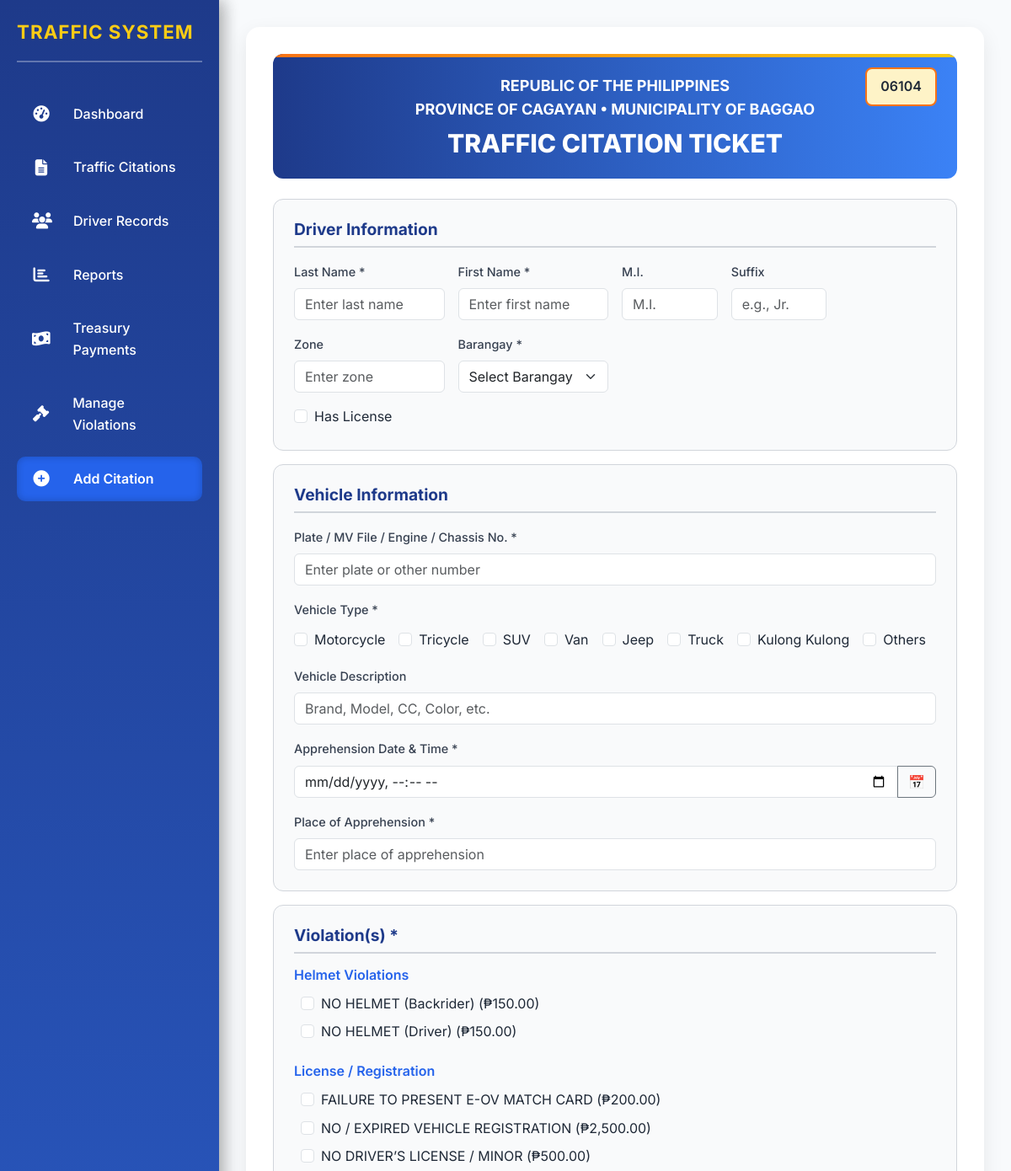
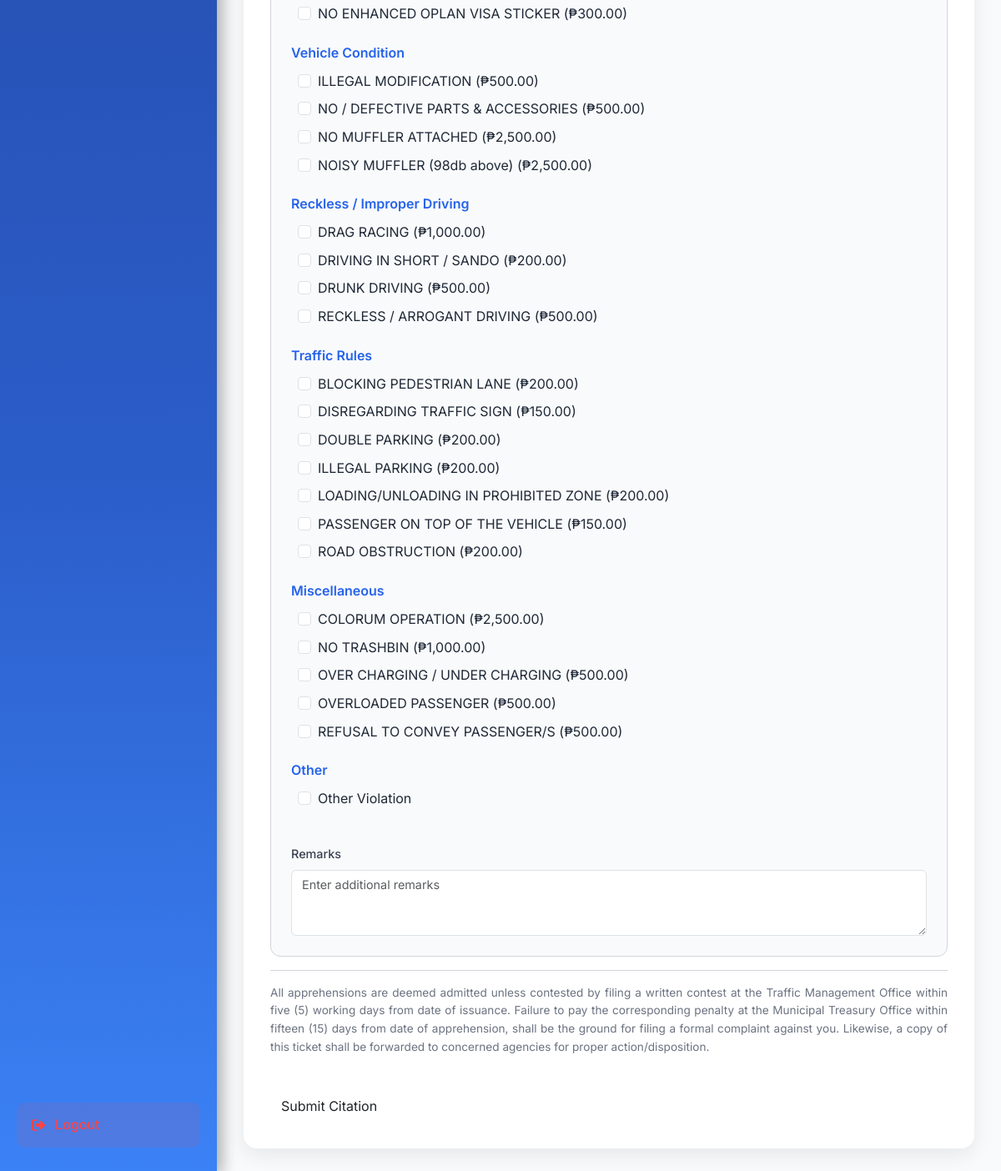
The page / on the database its author committed (2 pictures, top to bottom).
### tables this page shows
CREATE TABLE `violation_types` (
  `violation_type_id` int(11) NOT NULL,
  `violation_type` varchar(100) NOT NULL,
  `fine_amount_1` decimal(10,2) NOT NULL DEFAULT 0.00,
  `fine_amount_2` decimal(10,2) NOT NULL DEFAULT 0.00,
  `fine_amount_3` decimal(10,2) NOT NULL DEFAULT 0.00
);

### index.php (the view, shortened to what this page needs)
<?php
try {
    $conn = new PDO("mysql:host=" . DB_HOST . ";dbname=" . DB_NAME, DB_USER, DB_PASS);
    $conn->setAttribute(PDO::ATTR_ERRMODE, PDO::ERRMODE_EXCEPTION);
    $stmt = $conn->query("SELECT ticket_number FROM citations ORDER BY CAST(ticket_number AS UNSIGNED) DESC LIMIT 1");
    $row = $stmt->fetch(PDO::FETCH_ASSOC);
    if ($row && !empty($row['ticket_number'])) {
        $max_ticket = (int)preg_replace('/[^0-9]/', '', $row['ticket_number']);
    } else {
        $max_ticket = 6100;
    }
    $next_ticket = sprintf("%05d", $max_ticket + 1);
    $driver_data = [];
    $offense_counts = [];
    if (!isset($_SESSION['violation_types'])) {
        $stmt = $conn->query("SELECT violation_type_id, violation_type, fine_amount_1, fine_amount_2, fine_amount_3 FROM violation_types ORDER BY violation_type");
        $_SESSION['violation_types'] = $stmt->fetchAll(PDO::FETCH_ASSOC);
    }
    $violation_types = $_SESSION['violation_types'];
} catch (PDOException $e) {
    $next_ticket = "06101";
    $driver_data = [];
    $violation_types = [];
    error_log("PDOException in index.php: " . $e->getMessage());
}
?>
<!DOCTYPE html>
<html lang="en">
<head>
    <link href="https://cdn.jsdelivr.net/npm/bootstrap@5.3.3/dist/css/bootstrap.min.css" rel="stylesheet">
    <link href="https://cdn.jsdelivr.net/npm/tailwindcss@2.2.19/dist/tailwind.min.css" rel="stylesheet">
    <link rel="stylesheet" href="https://cdnjs.cloudflare.com/ajax/libs/font-awesome/6.4.2/css/all.min.css">
</head>
<body>
    <div class="sidebar" id="sidebar">
        <div class="sidebar-header">
            <h3 class="text-lg font-semibold">Menu</h3>
        </div>
        <?php include 'sidebar.php'; ?>
    </div>
    <div class="content">
        <form id="citationForm" action="insert_citation.php" method="POST">
            <div class="ticket-container position-relative">
                <div class="header">
                    <h4 class="font-bold text-lg">REPUBLIC OF THE PHILIPPINES</h4>
                    <h4 class="font-bold text-lg">PROVINCE OF CAGAYAN • MUNICIPALITY OF BAGGAO</h4>
                    <h1 class="font-extrabold text-3xl mt-2">TRAFFIC CITATION TICKET</h1>
                    <div class="ticket-number"><?php echo htmlspecialchars($next_ticket); ?></div>
                </div>
                <div class="section">
                    <h5>Driver Information</h5>
                    <div class="row g-3">
                        <div class="col-md-3">
                            <label class="form-label">Last Name *</label>
                            <input type="text" name="last_name" class="form-control" placeholder="Enter last name" value="<?php echo htmlspecialchars($driver_data['last_name'] ?? ''); ?>" required>
                        </div>
                        <div class="col-md-3">
                            <label class="form-label">First Name *</label>
                            <input type="text" name="first_name" class="form-control" placeholder="Enter first name" value="<?php echo htmlspecialchars($driver_data['first_name'] ?? ''); ?>" required>
                        </div>
                        <div class="col-md-2">
                            <label class="form-label">M.I.</label>
                            <input type="text" name="middle_initial" class="form-control" placeholder="M.I." value="<?php echo htmlspecialchars($driver_data['middle_initial'] ?? ''); ?>">
                        </div>
                        <div class="col-md-2">
                            <label class="form-label">Suffix</label>
                            <input type="text" name="suffix" class="form-control" placeholder="e.g., Jr." value="<?php echo htmlspecialchars($driver_data['suffix'] ?? ''); ?>">
                        </div>
                        <div class="col-md-3">
                            <label class="form-label">Zone</label>
                            <input type="text" name="zone" class="form-control" placeholder="Enter zone" value="<?php echo htmlspecialchars($driver_data['zone'] ?? ''); ?>">
                        </div>
                        <div class="col-md-3">
                            <label class="form-label">Barangay *</label>
                            <select name="barangay" class="form-select" id="barangaySelect" required>
                                <option value="" disabled <?php echo (!isset($driver_data['barangay']) || $driver_data['barangay'] == '') ? 'selected' : ''; ?>>Select Barangay</option>
                            </select>
                        </div>
                        <div class="col-12">
                            <div class="form-check">
                                <input type="checkbox" class="form-check-input" name="has_license" id="hasLicense" <?php echo (isset($driver_data['license_number']) && !empty($driver_data['license_number'])) ? 'checked' : ''; ?>>
                                <label class="form-check-label" for="hasLicense">Has License</label>
                            </div>
                        </div>
                    </div>
                </div>
                <div class="section">
                    <h5>Vehicle Information</h5>
                    <div class="row g-3">
                        <div class="col-12">
                            <label class="form-label">Plate / MV File / Engine / Chassis No. *</label>
                            <input type="text" name="plate_mv_engine_chassis_no" class="form-control" placeholder="Enter plate or other number" required>
                        </div>
                        <div class="col-12">
                            <label class="form-label">Vehicle Type *</label>
                            <div class="d-flex flex-wrap gap-3 mt-1">
                                <div class="form-check">
                                    <input type="checkbox" class="form-check-input" name="motorcycle" id="motorcycle">
                                    <label class="form-check-label" for="motorcycle">Motorcycle</label>
                                </div>
                                <div class="form-check">
                                    <input type="checkbox" class="form-check-input" name="tricycle" id="tricycle">
                                    <label class="form-check-label" for="tricycle">Tricycle</label>
                                </div>
                                <div class="form-check">
                                    <input type="checkbox" class="form-check-input" name="suv" id="suv">
                                    <label class="form-check-label" for="suv">SUV</label>
                                </div>
                                <div class="form-check">
                                    <input type="checkbox" class="form-check-input" name="van" id="van">
                                    <label class="form-check-label" for="van">Van</label>
                                </div>
                                <div class="form-check">
                                    <input type="checkbox" class="form-check-input" name="jeep" id="jeep">
                                    <label class="form-check-label" for="jeep">Jeep</label>
                                </div>
                                <div class="form-check">
                                    <input type="checkbox" class="form-check-input" name="truck" id="truck">
                                    <label class="form-check-label" for="truck">Truck</label>
                                </div>
                                <div class="form-check">
                                    <input type="checkbox" class="form-check-input" name="kulong" id="kulong">
                                    <label class="form-check-label" for="kulong">Kulong Kulong</label>
                                </div>
                                <div class="form-check">
                                    <input type="checkbox" class="form-check-input" name="othersVehicle" id="othersVehicle">
                                    <label class="form-check-label" for="othersVehicle">Others</label>
                                </div>
                            </div>
                        </div>
                        <div class="col-12">
                            <label class="form-label">Vehicle Description</label>
                            <input type="text" name="vehicle_description" class="form-control" placeholder="Brand, Model, CC, Color, etc.">
                        </div>
                        <div class="col-12">
                            <label class="form-label">Apprehension Date & Time *</label>
                            <div class="input-group">
                                <input type="datetime-local" name="apprehension_datetime" class="form-control" id="apprehensionDateTime" required>
                                <button class="btn btn-outline-secondary btn-custom" type="button" id="toggleDateTime" title="Set/Clear">📅</button>
                            </div>
                        </div>
                        <div class="col-12">
                            <label class="form-label">Place of Apprehension *</label>
                            <input type="text" name="place_of_apprehension" class="form-control" placeholder="Enter place of apprehension" required>
                        </div>
                    </div>
                </div>
                <div class="section">
                    <h5 class="text-red-600">Violation(s) *</h5>
                    <div class="row violation-list">
                        <div class="col-md-12">
                            <?php
                            $categories = [
                                'Helmet Violations' => ['NO HELMET (Driver)', 'NO HELMET (Backrider)'],
                                'License / Registration' => ['NO DRIVER’S LICENSE / MINOR', 'NO / EXPIRED VEHICLE REGISTRATION', 'NO ENHANCED OPLAN VISA STICKER', 'FAILURE TO PRESENT E-OV MATCH CARD'],
                                'Vehicle Condition' => ['NO / DEFECTIVE PARTS & ACCESSORIES', 'NOISY MUFFLER (98db above)', 'NO MUFFLER ATTACHED', 'ILLEGAL MODIFICATION'],
                                'Reckless / Improper Driving' => ['RECKLESS / ARROGANT DRIVING', 'DRAG RACING', 'DRUNK DRIVING', 'DRIVING IN SHORT / SANDO'],
                                'Traffic Rules' => ['DISREGARDING TRAFFIC SIGN', 'PASSENGER ON TOP OF THE VEHICLE', 'ILLEGAL PARKING', 'ROAD OBSTRUCTION', 'BLOCKING PEDESTRIAN LANE', 'LOADING/UNLOADING IN PROHIBITED ZONE', 'DOUBLE PARKING'],
                                'Miscellaneous' => ['COLORUM OPERATION', 'NO TRASHBIN', 'OVERLOADED PASSENGER', 'OVER CHARGING / UNDER CHARGING', 'REFUSAL TO CONVEY PASSENGER/S']
                            ];
                            foreach ($categories as $category => $category_violations) {
                                echo "<div class='violation-category'><h6>$category</h6>";
                                foreach ($violation_types as $v) {
                                    if (in_array($v['violation_type'], $category_violations)) {
                                        $offense_count = isset($offense_counts[$v['violation_type']]) ? (int)$offense_counts[$v['violation_type']] + 1 : 1;
                                        $label = $v['violation_type'] . ($offense_count > 1 ? " - {$offense_count}" . ($offense_count == 2 ? "nd" : ($offense_count == 3 ? "rd" : "th")) . " Offense" : "") . " (₱" . number_format($v["fine_amount_$offense_count"], 2) . ")";
                                        $key = htmlspecialchars(strtolower(str_replace([' ', '/', '(', ')'], '', $v['violation_type'])));
                                        echo "<div class='form-check'><input type='checkbox' class='form-check-input' name='violations[]' value='" . htmlspecialchars($v['violation_type']) . "' id='$key'><label class='form-check-label' for='$key'>" . htmlspecialchars($label) . "</label></div>";
                                    }
                                }
                                echo "</div>";
                            }
                            ?>
                            <div class="violation-category">
                                <h6>Other</h6>
                                <div class="form-check">
                                    <input type="checkbox" class="form-check-input" name="other_violation" id="other_violation">
                                    <label class="form-check-label" for="other_violation">Other Violation</label>
                                </div>
                            </div>
                        </div>
                        <div class="col-12 mt-3 remarks">
                            <label class="form-label">Remarks</label>
                            <textarea name="remarks" class="form-control" rows="3" placeholder="Enter additional remarks"></textarea>
                        </div>
                    </div>
                </div>
                <div class="footer">
                    <p>
                        All apprehensions are deemed admitted unless contested by filing a written contest at the Traffic Management Office within five (5) working days from date of issuance.
                        Failure to pay the corresponding penalty at the Municipal Treasury Office within fifteen (15) days from date of apprehension, shall be the ground for filing a formal complaint against you.
                        Likewise, a copy of this ticket shall be forwarded to concerned agencies for proper action/disposition.
                    </p>
                </div>
                <button type="submit" class="btn btn-custom mt-4">Submit Citation</button>
            </div>
        </form>
    </div>
</body>
</html>

### rows shown on the page
violation_types: label "NO HELMET (Backrider) (₱150.00)"
violation_types: label "NO HELMET (Driver) (₱150.00)"
violation_types: label "FAILURE TO PRESENT E-OV MATCH CARD (₱200.00)"
violation_types: label "NO / EXPIRED VEHICLE REGISTRATION (₱2,500.00)"
violation_types: label "NO DRIVER’S LICENSE / MINOR (₱500.00)"
violation_types: label "NO ENHANCED OPLAN VISA STICKER (₱300.00)"
violation_types: label "ILLEGAL MODIFICATION (₱500.00)"
violation_types: label "NO / DEFECTIVE PARTS & ACCESSORIES (₱500.00)"
violation_types: label "NO MUFFLER ATTACHED (₱2,500.00)"
violation_types: label "NOISY MUFFLER (98db above) (₱2,500.00)"
violation_types: label "DRAG RACING (₱1,000.00)"
violation_types: label "DRIVING IN SHORT / SANDO (₱200.00)"
violation_types: label "DRUNK DRIVING (₱500.00)"
violation_types: label "RECKLESS / ARROGANT DRIVING (₱500.00)"
violation_types: label "BLOCKING PEDESTRIAN LANE (₱200.00)"
violation_types: label "DISREGARDING TRAFFIC SIGN (₱150.00)"
violation_types: label "DOUBLE PARKING (₱200.00)"
violation_types: label "ILLEGAL PARKING (₱200.00)"
violation_types: label "LOADING/UNLOADING IN PROHIBITED ZONE (₱200.00)"
violation_types: label "PASSENGER ON TOP OF THE VEHICLE (₱150.00)"
violation_types: label "ROAD OBSTRUCTION (₱200.00)"
violation_types: label "COLORUM OPERATION (₱2,500.00)"
violation_types: label "NO TRASHBIN (₱1,000.00)"
violation_types: label "OVER CHARGING / UNDER CHARGING (₱500.00)"
violation_types: label "OVERLOADED PASSENGER (₱500.00)"
violation_types: label "REFUSAL TO CONVEY PASSENGER/S (₱500.00)"

### other values the page prints
$next_ticket "06104"
$category "Helmet Violations"
$category "License / Registration"
$category "Vehicle Condition"
$category "Reckless / Improper Driving"
$category "Traffic Rules"
$category "Miscellaneous"
